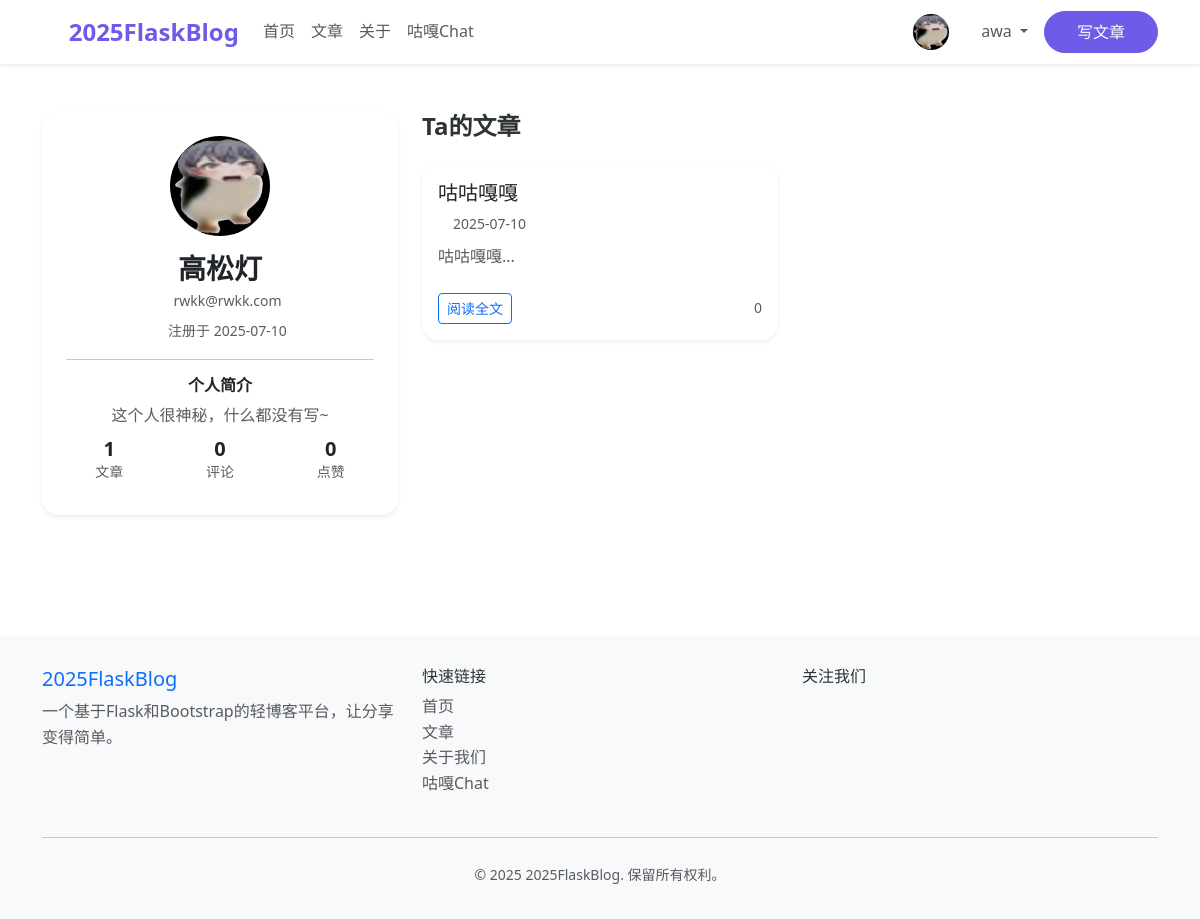
/user/4 (signed in), run on the app's committed database.
### app/models.py (models this page shows, shortened)
class User(UserMixin, db.Model):
    __tablename__ = 'users'
    id = db.Column(db.Integer, primary_key=True)
    username = db.Column(db.String(80), unique=True, nullable=False, index=True)
    email = db.Column(db.String(120), unique=True, nullable=False, index=True)
    password_hash = db.Column(db.String(255), nullable=False)
    first_name = db.Column(db.String(50), nullable=True)
    last_name = db.Column(db.String(50), nullable=True)
    bio = db.Column(db.Text, nullable=True)
    avatar_url = db.Column(db.String(255), nullable=True)
    is_active = db.Column(db.Boolean, default=True)
    is_admin = db.Column(db.Boolean, default=False)
    created_at = db.Column(db.DateTime, default=lambda: datetime.now(timezone.utc))
    updated_at = db.Column(db.DateTime, default=lambda: datetime.now(timezone.utc), onupdate=lambda: datetime.now(timezone.utc))
    last_login = db.Column(db.DateTime, nullable=True)
    posts = db.relationship('Post', backref='author', lazy='dynamic', cascade='all, delete-orphan')
    comments = db.relationship('Comment', backref='author', lazy='dynamic', cascade='all, delete-orphan')
    likes = db.relationship('Like', backref='author', lazy='dynamic', cascade='all, delete-orphan')

class Post(db.Model):
    __tablename__ = 'posts'
    id = db.Column(db.Integer, primary_key=True)
    title = db.Column(db.String(120), nullable=False)
    content = db.Column(db.Text, nullable=False)
    summary = db.Column(db.String(255))
    created_at = db.Column(db.DateTime, default=lambda: datetime.now(timezone.utc))
    updated_at = db.Column(db.DateTime, default=lambda: datetime.now(timezone.utc), onupdate=lambda: datetime.now(timezone.utc))
    views = db.Column(db.Integer, default=0)
    author_id = db.Column(db.Integer, db.ForeignKey('users.id'), nullable=False)
    is_published = db.Column(db.Boolean, default=True)
    is_featured = db.Column(db.Boolean, default=False)
    is_deleted = db.Column(db.Boolean, default=False)
    is_chat_share = db.Column(db.Boolean, default=False)  # 是否为聊天记录分享
    conversation_id = db.Column(db.Integer, db.ForeignKey('conversations.id'), nullable=True)  # 关联的聊天会话
    comments = db.relationship('Comment', backref='post', lazy='dynamic', cascade='all, delete-orphan')
    likes = db.relationship('Like', backref='post', lazy='dynamic', cascade='all, delete-orphan')
    conversation = db.relationship('Conversation', backref='shared_posts')  # 关联的聊天会话

### app/routes.py (the view)
@main_bp.route('/user/<int:user_id>')
def user_profile(user_id):
    user = User.query.get_or_404(user_id)
    posts = Post.query.filter_by(author_id=user.id, is_deleted=False).order_by(Post.created_at.desc()).all()
    return render_template('user/profile.html', user=user, posts=posts)

### app.py (called while the page is built)
@app.context_processor
def inject_user():
    return dict(current_user=current_user)

### app/__init__.py (called while the page is built)
def create_app(config_class=Config):
    app = Flask(__name__)
    app.config.from_object(config_class)
    db.init_app(app)
    login_manager.init_app(app)
    migrate.init_app(app, db)
    bcrypt.init_app(app)
    login_manager.login_view = 'main.login'
    login_manager.login_message = '请先登录才能访问此页面。'
    login_manager.login_message_category = 'info'
    @login_manager.user_loader
    def load_user(user_id):
        from app.models import User
        return User.query.get(int(user_id))
    from app.routes import main_bp
    from app.guga_chat import guga_chat_bp
    app.register_blueprint(main_bp)
    app.register_blueprint(guga_chat_bp)
    @app.template_filter('nl2br')
    def nl2br_filter(text):
        """将换行符转换为HTML的<br>标签"""
        if text is None:
            return ''
        return text.replace('\n', '<br>')
    return app

### app/templates/user/profile.html (shortened to what this page needs)
{% extends "base.html" %}
{% block extra_css %}
<link rel="stylesheet" href="{{ url_for('static', filename='css/github.min.css') }}">
{% endblock %}
{% block content %}
<div class="container py-5">
    <div class="row">
        <div class="col-md-4 mb-4">
            <div class="card shadow-sm border-0 rounded-4">
                <div class="card-body p-4 text-center">
                    <img src="{{ user.avatar_url or url_for('static', filename='img/default_avatar.png') }}" class="rounded-circle mb-3" width="100" height="100" alt="头像">
                    <h3 class="fw-bold mb-1">{{ user.username }}</h3>
                    <div class="text-muted small mb-2">
                        <i class="fas fa-envelope me-1"></i>{{ user.email }}
                    </div>
                    <div class="text-muted small mb-2">
                        <i class="fas fa-calendar-alt me-1"></i>注册于 {{ user.created_at.strftime('%Y-%m-%d') if user.created_at else '' }}
                    </div>
                    <hr>
                    <h6 class="fw-bold">个人简介</h6>
                    <p class="text-muted mb-2">{{ user.bio or '这个人很神秘，什么都没有写~' }}</p>
                    <div class="row text-center mb-2">
                        <div class="col-4">
                            <div class="fw-bold h5 mb-0">{{ user.posts.count() }}</div>
                            <div class="text-muted small">文章</div>
                        </div>
                        <div class="col-4">
                            <div class="fw-bold h5 mb-0">{{ user.comments.count() }}</div>
                            <div class="text-muted small">评论</div>
                        </div>
                        <div class="col-4">
                            <div class="fw-bold h5 mb-0">{{ user.likes.count() }}</div>
                            <div class="text-muted small">点赞</div>
                        </div>
                    </div>
                </div>
            </div>
        </div>
        <div class="col-md-8">
            <h4 class="fw-bold mb-4">Ta的文章</h4>
            <div class="row g-4">
                {% if posts %}
                    {% for post in posts %}
                    <div class="col-12 col-md-6">
                        <div class="card h-100 shadow-sm border-0 rounded-4">
                            <div class="card-body d-flex flex-column">
                                <h5 class="card-title mb-2">
                                    <a href="{{ url_for('main.post_detail', post_id=post.id) }}" class="text-decoration-none text-dark">
                                        {{ post.title }}
                                    </a>
                                </h5>
                                <div class="mb-2 text-muted small">
                                    <i class="fas fa-clock me-1"></i>{{ post.created_at.strftime('%Y-%m-%d') }}
                                </div>
                                <div class="card-text text-muted flex-grow-1 article-preview" id="preview-{{ post.id }}">
                                </div>
                                <div class="mt-2 d-flex justify-content-between align-items-center">
                                    <a href="{{ url_for('main.post_detail', post_id=post.id) }}" class="btn btn-sm btn-outline-primary">阅读全文</a>
                                    <div class="text-muted small">
                                        <i class="fas fa-eye me-1"></i>{{ post.views or 0 }}
                                    </div>
                                </div>
                            </div>
                        </div>
                    </div>
                    {% endfor %}
                {% else %}
                    <div class="col-12">
                        <div class="alert alert-info text-center mb-0">
                            暂无文章。
                        </div>
                    </div>
                {% endif %}
            </div>
        </div>
    </div>
</div>
{% endblock %}

### app/templates/base.html (shortened to what this page needs)
<!DOCTYPE html>
<html lang="zh-CN">
<head>
    <link href="{{ url_for('static', filename='css/bootstrap.min.css') }}" rel="stylesheet">
    {% block extra_css %}{% endblock %}
</head>
<body>
    <nav class="navbar navbar-expand-lg navbar-light bg-white shadow-sm sticky-top">
        <div class="container">
            <a class="navbar-brand" href="{{ url_for('main.index') }}">
                <i class="fas fa-blog me-2"></i>2025FlaskBlog
            </a>
            <div class="collapse navbar-collapse" id="navbarNav">
                <ul class="navbar-nav me-auto">
                    <li class="nav-item">
                        <a class="nav-link" href="{{ url_for('main.index') }}">首页</a>
                    </li>
                    <li class="nav-item">
                        <a class="nav-link" href="{{ url_for('main.post_list') }}">文章</a>
                    </li>
                    <li class="nav-item">
                        <a class="nav-link" href="{{ url_for('main.about') }}">关于</a>
                    </li>
                    <li class="nav-item">
                        <a class="nav-link" href="{{ url_for('main.guga') }}">咕嘎Chat</a>
                </ul>
                <ul class="navbar-nav">
                    {% if current_user.is_authenticated %}
                        <li class="nav-item d-flex align-items-center">
                            <a href="{{ url_for('main.user_profile', user_id=current_user.id) }}" class="nav-link p-0 me-2">
                                <img src="{{ current_user.avatar_url or url_for('static', filename='img/default_avatar.png') }}" alt="头像" class="rounded-circle" width="36" height="36" style="object-fit:cover;">
                            </a>
                        </li>
                        <li class="nav-item dropdown">
                            <a class="nav-link dropdown-toggle" href="#" id="navbarDropdown" role="button" data-bs-toggle="dropdown">
                                <i class="fas fa-user me-1"></i>{{ current_user.username }}
                            </a>
                        </li>
                        <li class="nav-item">
                            <a class="btn btn-primary ms-2" href="{{ url_for('main.create_post') }}">写文章</a>
                        </li>
                    {% endif %}
                </ul>
            </div>
        </div>
    </nav>
    <main>
        {% block content %}{% endblock %}
    </main>
    <footer class="footer">
        <div class="container">
            <div class="row">
                <div class="col-md-4">
                    <h5 class="text-primary">2025FlaskBlog</h5>
                    <p class="text-muted">一个基于Flask和Bootstrap的轻博客平台，让分享变得简单。</p>
                </div>
                <div class="col-md-4">
                    <h6>快速链接</h6>
                    <ul class="list-unstyled">
                        <li><a href="{{ url_for('main.index') }}" class="text-muted text-decoration-none">首页</a></li>
                        <li><a href="{{ url_for('main.post_list') }}" class="text-muted text-decoration-none">文章</a></li>
                        <li><a href="{{ url_for('main.about') }}" class="text-muted text-decoration-none">关于我们</a></li>
                        <li><a href="{{ url_for('main.guga') }}" class="text-muted text-decoration-none">咕嘎Chat</a></li>
                    </ul>
                </div>
                <div class="col-md-4">
                    <h6>关注我们</h6>
                    <div class="d-flex gap-3">
                        <a href="#" class="text-muted"><i class="fab fa-github fa-lg"></i></a>
                        <a href="#" class="text-muted"><i class="fab fa-twitter fa-lg"></i></a>
                        <a href="#" class="text-muted"><i class="fab fa-linkedin fa-lg"></i></a>
                    </div>
                </div>
            </div>
            <hr class="my-4">
            <div class="text-center text-muted">
                <small>&copy; 2025 2025FlaskBlog. 保留所有权利。</small>
            </div>
        </div>
    </footer>
    <link rel="stylesheet" href="{{ url_for('static', filename='css/all.min.css') }}">
</body>
</html>

### data on the page
User: username "awa"
User: username "高松灯", email "rwkk@rwkk.com", created_at "2025-07-10", bio "这个人很神秘，什么都没有写~"
Post: title "咕咕嘎嘎", created_at "2025-07-10", views "0"

### other printed values
{{ user.posts.count() }} "1"
{{ user.comments.count() }} "0"
{{ user.likes.count() }} "0"
